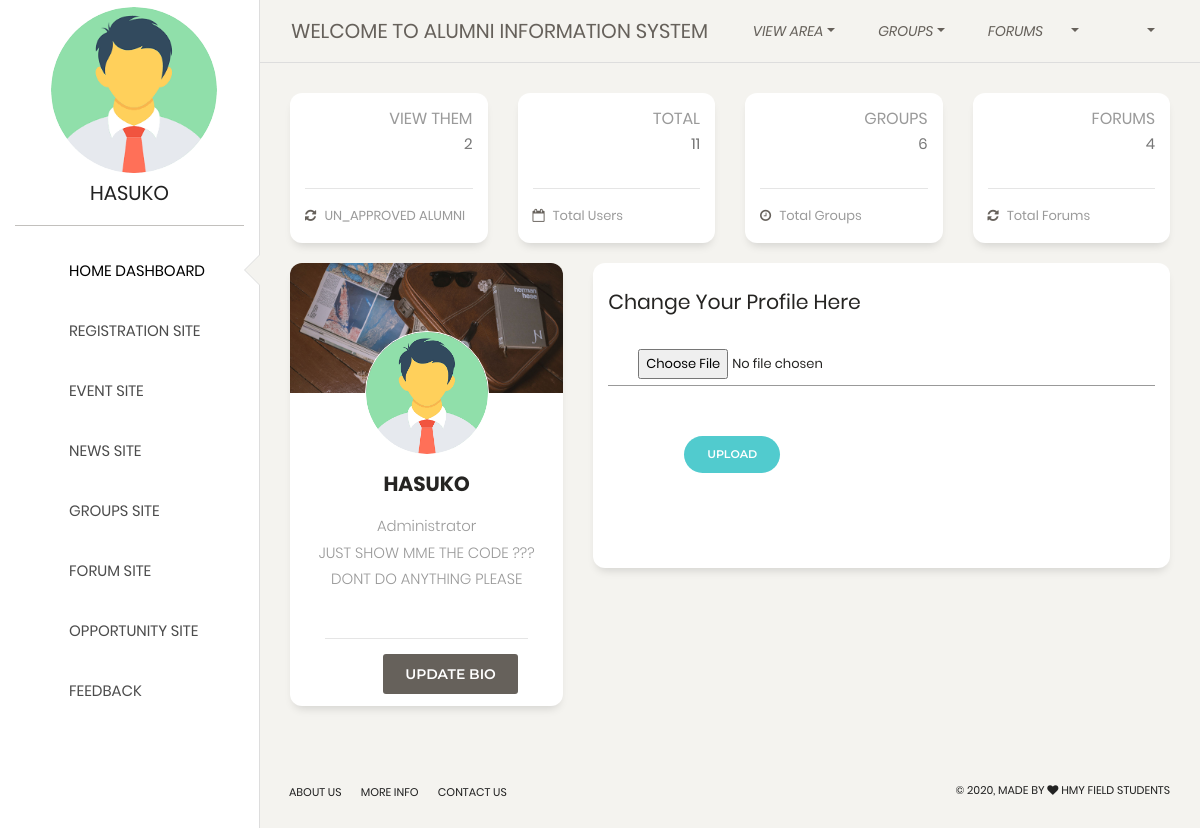
The page /HOME_PAGE/examples/profile_change.php (signed in) on the database its author committed.
### tables this page shows
CREATE TABLE `users` (
  `user_ID` int(11) NOT NULL,
  `f_name` varchar(50) NOT NULL,
  `l_name` varchar(50) NOT NULL,
  `address` varchar(50) NOT NULL,
  `gender` varchar(50) NOT NULL,
  `email` varchar(50) NOT NULL,
  `contact` varchar(50) NOT NULL,
  `user_bio` varchar(100) NOT NULL,
  `approval` varchar(50) NOT NULL DEFAULT 'not-approved'
);

### HOME_PAGE/examples/profile_change.php (the view, shortened to what this page needs)
<!DOCTYPE html>
<html lang="en">
<head>
  <link href="../assets/css/bootstrap.min.css" rel="stylesheet" />
  <link href="../assets/css/paper-dashboard.css?v=2.0.1" rel="stylesheet" />
  <link href="../assets/demo/demo.css" rel="stylesheet" />
  <link rel="stylesheet" href="password_change/fonts/material-icon/css/material-design-iconic-font.min.css">
  <link rel="stylesheet" href="password_change/css/style.css">
<link href="https://maxcdn.bootstrapcdn.com/font-awesome/latest/css/font-awesome.min.css" rel="stylesheet">
</head>
<body class="">
  <div class="wrapper ">
    <div class="sidebar" data-color="white" data-active-color="danger">
      <div class="logo">
          <div class="logo-image-big">
             <?php
              include("../../profile.php");
            ?>
            <br><br><br>
            <label style="margin-left: 90px; font-size: 20px; margin-top: 80px;"><?php echo $_SESSION['username']; ?></label>
          </div>
      </div>
      <?php
      include("left_nav.php");
      ?>
    </div>
    <div class="main-panel">
      <?php
      include("up_bar.php");
      ?>
      <div class="content">
        <?php
        include("up_navbar.php");
        ?>
        <?php
        $x = $_SESSION['username'];
          $query = "SELECT * FROM users,login WHERE login.login_id = users.user_ID AND login.username='$x'";
          $run = $conn->query($query);
          $row = $run->fetch(PDO::FETCH_ASSOC);
          $path = "../../PROFILE/".$row["profile"];
        ?>
      <div class="content">
        <div class="row">
          <div class="col-md-4">
            <div class="card card-user">
              <div class="image">
                <img src="../assets/img/damir-bosnjak.jpg" alt="...">
              </div>
              <div class="card-body">
                <div class="author">
                    <img class="avatar border-gray" src="<?php echo $path; ?>" alt="...">
                    <h5 class="title"><?php echo $row["username"];?></h5>
                    <?php if($_SESSION["user_role"]=="ADMIN")
                    {?>
                      <p class="description">
                       Administrator
                      </p> <?php
                    }
                    else
                    { ?>
                       <p class="description">
                         Student
                    </p> <?php
                    } ?>
                </div>
                <p class="description text-center">
                 <?php
                  $user_ID = $_SESSION['user_ID'];
                  $biog = "SELECT user_bio FROM users WHERE user_ID = $user_ID";
                  $set = $conn->query($biog);
                  $fetch = $set->fetch(PDO::FETCH_ASSOC);
                  echo $fetch["user_bio"];
                 ?>
                </p>
              </div>
              <div class="card-footer">
                <hr>
                <div class="col-lg-9 col-md-6 col-6 ml-auto">
                      <h5><?php include("update_bio_popup.php");?></h5>
                </div>
              </div>
            </div>
          </div>
          <div class="col-md-8">
            <div class="card card-user">
              <div class="card-header">
                <h5 class="card-title">Change Your Profile Here</h5>
              </div>
              <div class="card-body">
                <form method="POST" action="../../pro_hand.php" enctype="multipart/form-data">
                        <input type="file" value="" name="picture" required="required">
                  <div class="row">
                    <div class="update ml-auto mr-auto">
                      <button type="submit" class="btn btn-primary btn-round" name="save" style="margin-right: 300px; margin-top: 50px;">Upload</button>
                    </div>
                  </div>
                </form>
              </div>
            </div>
          </div>
        </div>
      </div>
      </div>
      <footer class="footer footer-black  footer-white ">
        <div class="container-fluid">
          <div class="row">
            <nav class="footer-nav">
              <ul>
                <li><a target="_blank">About Us</a></li>
                <li><a target="_blank">More Info</a></li>
                <li><a target="_blank">Contact Us</a></li>
              </ul>
            </nav>
            <div class="credits ml-auto">
              <span class="copyright">
                © , MADE BY  <i class="fa fa-heart heart"></i> HMY FIELD STUDENTS
              </span>
            </div>
          </div>
        </div>
      </footer>
    </div>
  </div>
</body>
</html>

### profile.php (shortened to what this page needs)
<?php
include("connection.php");
$query = "SELECT profile FROM login WHERE login.username = :pro";
$run = $conn->prepare($query);
$run->bindParam(":pro",$para);
$execute = $run->execute();
$fetch = $run->fetch(PDO::FETCH_ASSOC);
$path = "../../PROFILE/".$fetch["profile"];
?>
<img style="width: 70%; height: 20%; border-radius: 150px; margin-left: 40px;" src="<?php echo $path;?>">

### HOME_PAGE/examples/password_change/css/style.css (style rules this page uses)
input, select, textarea { outline: none; appearance: unset !important; -moz-appearance: unset !important; -webkit-appearance: unset !important; -o-appearance: unset !important; -ms-appearance: unset !important; }
img { max-width: 100%; height: auto; }
p { margin-bottom: 0px; font-size: 15px; color: #777; }
body { font-size: 13px; line-height: 1.8; color: #222; background: #f8f8f8; font-weight: 400; font-family: Poppins; }
input { width: 100%; display: block; border: none; border-bottom: 1px solid #999; padding: 6px 30px; font-family: Poppins; box-sizing: border-box; }
label { position: absolute; left: 0; top: 50%; transform: translateY(-50%); -moz-transform: translateY(-50%); -webkit-transform: translateY(-50%); -o-transform: translateY(-50%); -ms-transform: translateY(-50%); color: #222; }

### rows shown on the page
users: user_ID.profile (picture), user_ID.username "HASUKO", user_bio "JUST SHOW MME THE CODE ??? DONT DO ANYTHING PLEASE"

### other values the page prints
$_SESSION['username'] "HASUKO"
$num "2"
$aa "11"
$q2 "6"
$xx "4"
